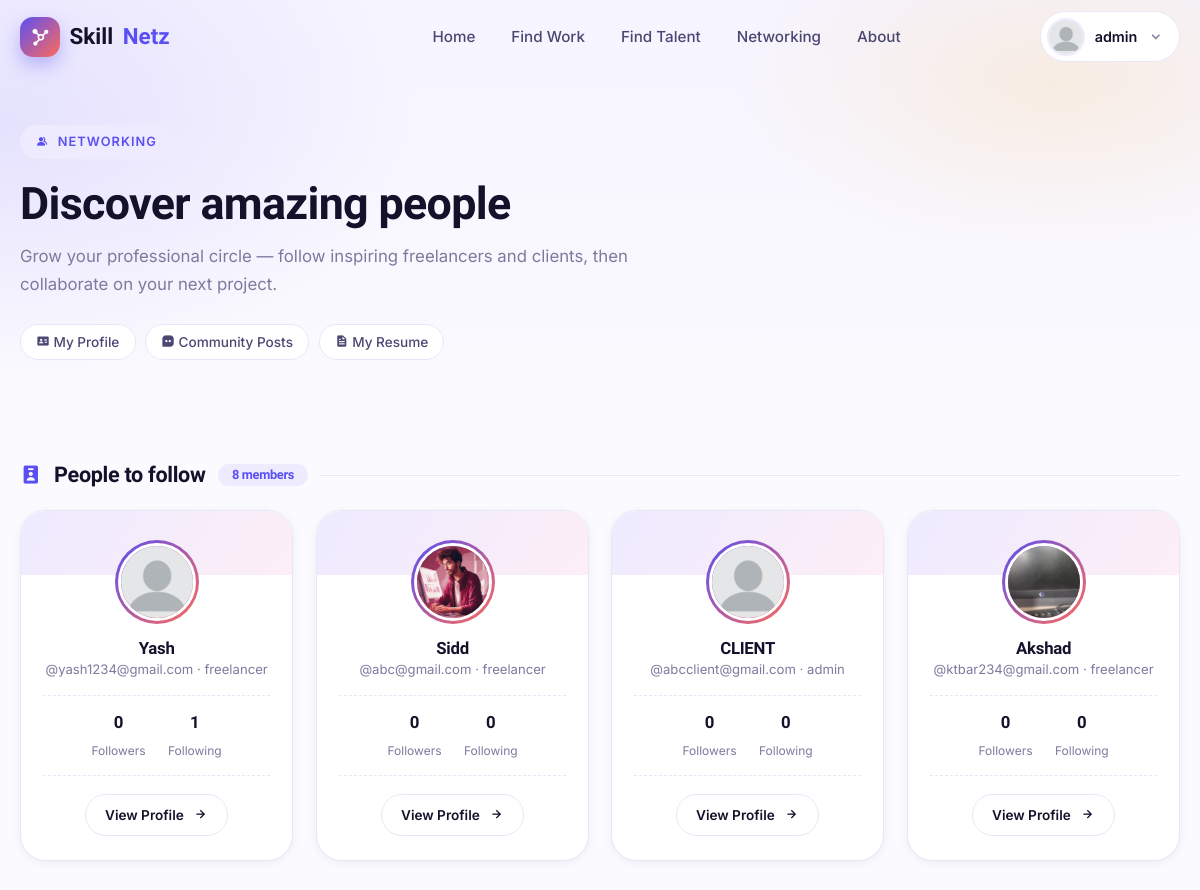
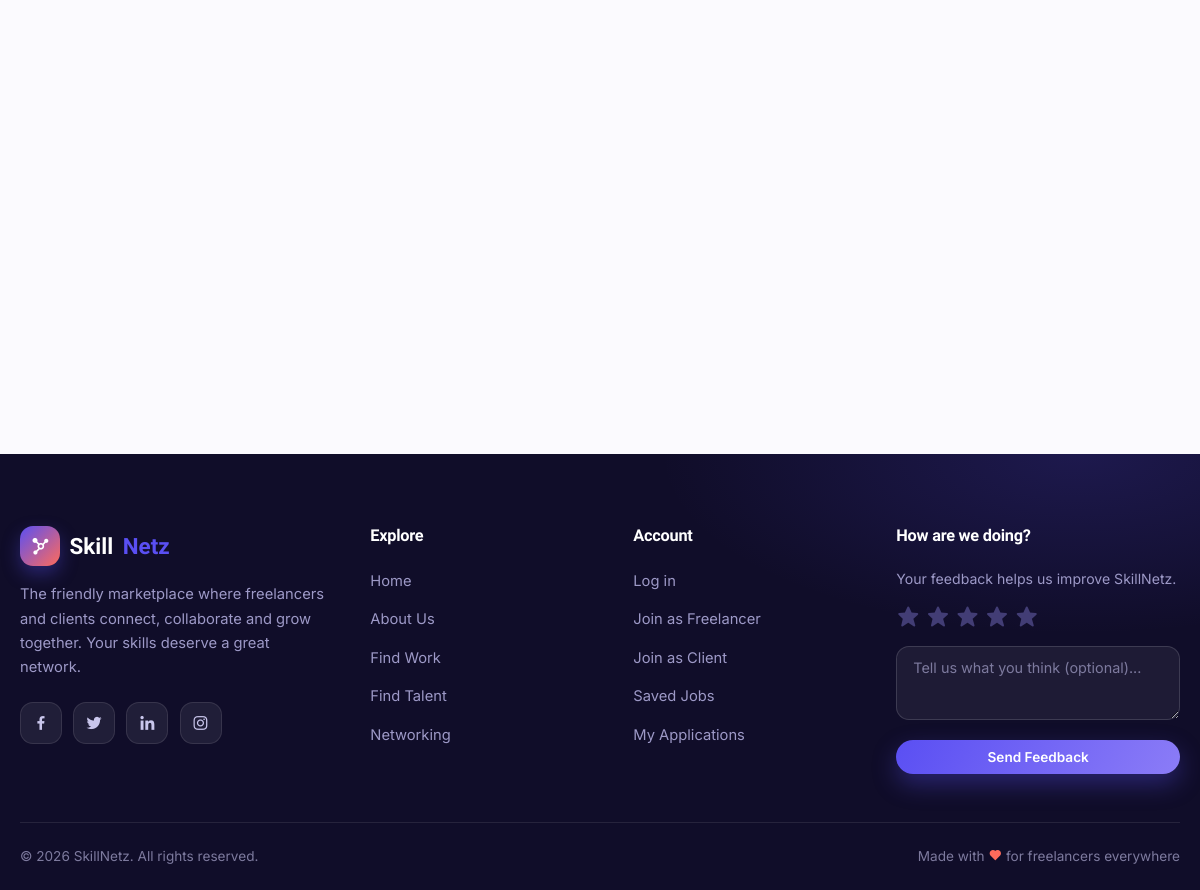
Screenshot of /mynetwork/ (signed in) with the database file from the repository (2 pictures, top to bottom).
### skillnetz/models.py (models this page shows, shortened)
class CustomUser(AbstractUser):
    ROLE_CHOICES = (
    ("freelancer", "Freelancer"),
    ("client", "Client"),
    ("admin","Admin"))
    role = models.CharField(max_length=20,choices=ROLE_CHOICES,default="admin")
    linkedin_id = models.CharField(null=True,blank=True,max_length=20)
    paypal_id = models.CharField(null=True,blank=True,max_length=50)
    dp_img = models.ImageField(upload_to="img",blank=True,null=True,default="img/dp.jpg")
    skill = models.ManyToManyField("Skills",blank=True)

### network/models.py (models this page shows, shortened)
class profile(models.Model):
    user = models.OneToOneField(CustomUser, on_delete=models.CASCADE, null=True, related_name="pro")
    follows=models.ManyToManyField("self",related_name="followed_by",symmetrical=False,blank=True)
    skills=models.ManyToManyField("Skills")
    saved_profiles = models.ManyToManyField("self", related_name="saved_by", symmetrical=False, blank=True)

### network/views.py (the view, shortened to what this page needs)
# urls.py: path("mynetwork/",views.profile_list,name="mynetwork"),
def profile_list(request):
    if request.user.is_authenticated:
        profiles = profile.objects.exclude(user=request.user).annotate(follower_count=Count('follows'))
        Profile = get_profile_data(request,request.user.pk)
        return render(request, 'network.html', {"profiles": profiles, "Profile": Profile})
    else:
        return redirect('login')

### network/views.py (called while the page is built)
def get_profile_data(request,pk):
    if request.user.is_authenticated:
        try:
                Profile = profile.objects.get(user_id=pk)
                return Profile
        except profile.DoesNotExist:
                return None, None
    else:
        return redirect('login')

### network/templates/network.html (shortened to what this page needs)
{% extends 'base.html' %}
{% load static %}
{% block content %}
<header class="page-hero">
  <div class="container">
    <span class="eyebrow reveal"><i class='bx bxs-group'></i> Networking</span>
    <h1 class="reveal" style="--reveal-delay:.06s;">Discover amazing people</h1>
    <p class="reveal" style="--reveal-delay:.12s;">Grow your professional circle — follow inspiring freelancers and clients, then collaborate on your next project.</p>
    <div class="reveal" style="--reveal-delay:.18s;display:flex;gap:.6rem;margin-top:1.6rem;flex-wrap:wrap;">
      <a href="{% url 'profile' request.user.id %}" class="chip"><i class='bx bxs-id-card'></i> My Profile</a>
      <a href="{% url 'posts' %}" class="chip"><i class='bx bxs-message-square-dots'></i> Community Posts</a>
      <a href="{% url 'display_resume' user_id=request.user.id %}" class="chip"><i class='bx bxs-file'></i> My Resume</a>
    </div>
  </div>
</header>
<section class="section" style="padding-top:3rem;">
  <div class="container">
    <h2 class="skill-group-title reveal">
      <i class='bx bxs-user-badge' style="color:var(--primary);"></i>
      People to follow
      <span class="sgt-count">{{ profiles|length }} member{{ profiles|length|pluralize }}</span>
      <span class="sgt-line"></span>
    </h2>
    {% if profiles %}
    <div class="people-grid">
      {% for profile in profiles %}
      <div class="person-card reveal">
        <div class="pc-avatar"><img src="{{ profile.user.dp_img.url }}" alt="{{ profile.user.first_name }}"></div>
        <h3 style="text-transform:capitalize;">{{ profile.user.first_name|default:profile.user.username }}</h3>
        <div class="pc-username">@{{ profile.user.username }} · {{ profile.user.role }}</div>
        <div class="pc-stats">
          <div><strong>{{ profile.followed_by.all.count }}</strong><span>Followers</span></div>
          <div><strong>{{ profile.follows.count }}</strong><span>Following</span></div>
        </div>
        <a href="{% url 'profile' profile.user.id %}" class="btn btn-ghost btn-sm">View Profile <i class='bx bx-right-arrow-alt'></i></a>
      </div>
      {% endfor %}
    </div>
    {% else %}
    <div class="empty-state reveal">
      <div class="es-icon"><i class='bx bxs-group'></i></div>
      <h3>No other members yet</h3>
      <p>You're early! Invite friends and colleagues to join SkillNetz and build your network.</p>
    </div>
    {% endif %}
  </div>
</section>
{% endblock %}

### skillnetz/templates/base.html (shortened to what this page needs)
<!DOCTYPE html>
<html lang="en">
{% load static %}
<head>
  <link href='https://unpkg.com/boxicons@2.1.1/css/boxicons.min.css' rel='stylesheet'>
  <link rel="stylesheet" href="{% static 'css/skillnetz.css' %}">
</head>
<body>
  <nav class="navbar">
    <div class="container nav-inner">
      <a href="{% url 'home' %}" class="brand">
        <span class="brand-mark"><i class='bx bxs-network-chart'></i></span>
        Skill<em>Netz</em>
      </a>
      <ul class="nav-links">
        <li><a href="{% url 'home' %}" class="{% if request.path == '/' %}active{% endif %}">Home</a></li>
        <li><a href="{% url 'findwork' %}" class="{% if '/findwork' in request.path %}active{% endif %}">Find Work</a></li>
        <li><a href="{% url 'findtalent' %}" class="{% if '/findtalent' in request.path %}active{% endif %}">Find Talent</a></li>
        <li><a href="{% url 'mynetwork' %}">Networking</a></li>
        <li><a href="{% url 'about' %}" class="{% if '/aboutus' in request.path %}active{% endif %}">About</a></li>
      </ul>
      <div class="nav-actions">
        {% if user.is_authenticated %}
        <div class="nav-user">
          <button class="nav-user-btn" type="button">
            <img src="{{ user.dp_img.url }}" alt="{{ user.first_name }}">
            <span class="nav-user-name">{{ user.first_name }}</span>
            <i class='bx bx-chevron-down'></i>
          </button>
        </div>
        {% else %}
        <a href="{% url 'login' %}" class="btn btn-ghost btn-sm">Log in</a>
        <a href="{% url 'signup' %}" class="btn btn-primary btn-sm">Join <i class='bx bx-right-arrow-alt'></i></a>
        {% endif %}
      </div>
    </div>
  </nav>
  {% block content %}{% endblock %}
  <footer class="footer">
    <div class="container">
      <div class="footer-grid">
        <div class="footer-col footer-about">
          <a href="{% url 'home' %}" class="brand">
            <span class="brand-mark"><i class='bx bxs-network-chart'></i></span>
            Skill<em>Netz</em>
          </a>
          <p>The friendly marketplace where freelancers and clients connect, collaborate and grow together. Your skills deserve a great network.</p>
          <div class="footer-social">
            <a href="#" aria-label="Facebook"><i class='bx bxl-facebook'></i></a>
            <a href="#" aria-label="Twitter"><i class='bx bxl-twitter'></i></a>
            <a href="#" aria-label="LinkedIn"><i class='bx bxl-linkedin'></i></a>
            <a href="#" aria-label="Instagram"><i class='bx bxl-instagram'></i></a>
          </div>
        </div>
        <div class="footer-col">
          <h4>Explore</h4>
          <ul class="footer-links">
            <li><a href="{% url 'home' %}">Home</a></li>
            <li><a href="{% url 'about' %}">About Us</a></li>
            <li><a href="{% url 'findwork' %}">Find Work</a></li>
            <li><a href="{% url 'findtalent' %}">Find Talent</a></li>
            <li><a href="{% url 'mynetwork' %}">Networking</a></li>
          </ul>
        </div>
        <div class="footer-col">
          <h4>Account</h4>
          <ul class="footer-links">
            <li><a href="{% url 'login' %}">Log in</a></li>
            <li><a href="{% url 'signup' %}">Join as Freelancer</a></li>
            <li><a href="{% url 'signup' %}">Join as Client</a></li>
            <li><a href="{% url 'saved_jobs' %}">Saved Jobs</a></li>
            <li><a href="{% url 'mywork' %}">My Applications</a></li>
          </ul>
        </div>
        <div class="footer-col footer-feedback">
          <h4>How are we doing?</h4>
          <p style="font-size:0.88rem;color:#9d99c7;">Your feedback helps us improve SkillNetz.</p>
          <form action="{% url 'feedback_submit' %}" method="POST">
            <div class="stars">
              <i class='bx bxs-star'></i><i class='bx bxs-star'></i><i class='bx bxs-star'></i><i class='bx bxs-star'></i><i class='bx bxs-star'></i>
            </div>
            <textarea name="comment" placeholder="Tell us what you think (optional)..."></textarea>
            <button type="submit" class="btn btn-primary btn-sm btn-block">Send Feedback</button>
          </form>
        </div>
      </div>
      <div class="footer-bottom">
        <span>© 2026 SkillNetz. All rights reserved.</span>
        <span class="made-with">Made with <i class='bx bxs-heart'></i> for freelancers everywhere</span>
      </div>
    </div>
  </footer>
</body>
</html>

### rows the page displays
CustomUser: dp_img (picture), first_name "admin"
profile: user.dp_img (picture), user.first_name "Yash", user.username "yash1234@gmail.com", user.role "freelancer", followed_by.all.count "0", follows.count "1"
profile: user.dp_img (picture), user.first_name "Sidd", user.username "abc@gmail.com", user.role "freelancer", followed_by.all.count "0", follows.count "0"
profile: user.dp_img (picture), user.first_name "CLIENT", user.username "abcclient@gmail.com", user.role "admin", followed_by.all.count "0", follows.count "0"
profile: user.dp_img (picture), user.first_name "Akshad", user.username "ktbar234@gmail.com", user.role "freelancer", followed_by.all.count "0", follows.count "0"

### other values shown
{{ profiles|length }} "8"
